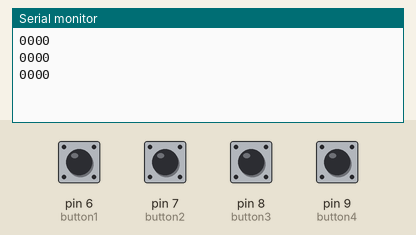
Bench run of a sketch on a simulated Arduino Uno, built with avr-gcc and run on an emulated ATmega328P. Shown: the last lines printed to the serial monitor. The test bench sets the inputs (shaded band); at power-on: pin 6 (button1), pin 7 (button2), pin 8 (button3), pin 9 (button4) LOW.

Above: at 2.8 s.
2.9 s: pin 6 (button1) pulled HIGH for 1.2 s
At 3.9 s:
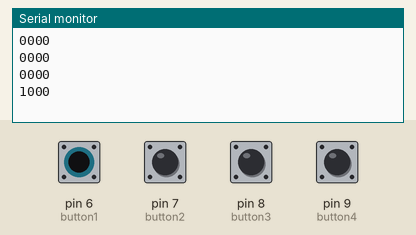
5.6 s: pin 7 (button2) pulled HIGH for 1.2 s
At 7.0 s:
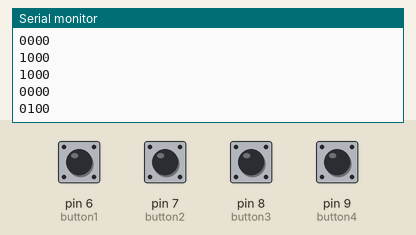
8.3 s: pin 8 (button3) pulled HIGH for 1.2 s
At 10.0 s:
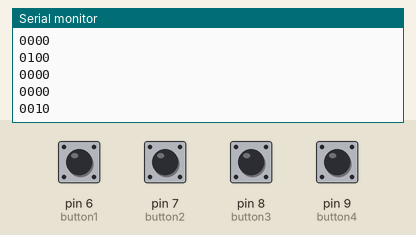
11.0 s: pin 9 (button4) pulled HIGH for 1.2 s
At 12.1 s:
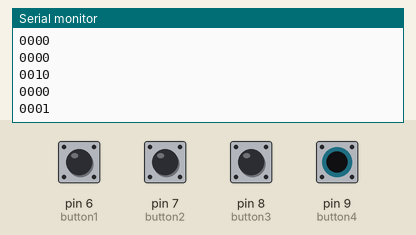
Timing chart, 0 to 14.0 s (numbered marks = the images above; inputs shaded):
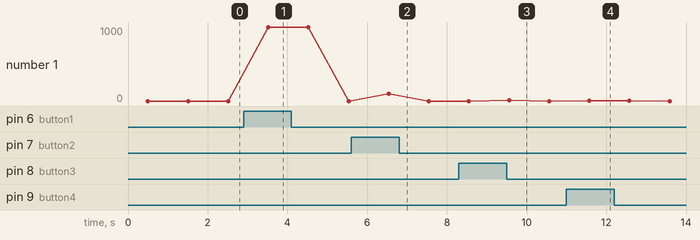

Measured:
- after the input at 2.9 s, the serial monitor: prints a new line after 0.62 s (image 1)
- after the input at 5.6 s, the serial monitor: prints a new line after 0.94 s (image 2)
- after the input at 8.3 s, the serial monitor: prints a new line after 1.3 s (image 3)
- after the input at 11.0 s, the serial monitor: prints a new line after 0.58 s (image 4)

The sketch:

Screen_Reflect.ino
```cpp
 #include <SoftwareSerial.h>
SoftwareSerial Bluetooth(4,5); // RX | TX
int button1= 6;	 //button connected at D6
int button2= 7;	//button connected at D7
int button3= 8;	//button connected at D8
int button4= 9;	//button connected at D9


void setup()
{
  Serial.begin(9600);
  Bluetooth.begin(9600);	 //bluetooth communication
  pinMode(button1,INPUT);	// button as input
  pinMode(button2,INPUT);	// button as input
  pinMode(button3,INPUT);	// button as input
  pinMode(button4,INPUT);	// button as input


}

void loop()
{

   int sensor_value1= digitalRead(button1);// reading the values
   int sensor_value2= digitalRead(button2);// reading the values
   int sensor_value3= digitalRead(button3);// reading the values
   int sensor_value4= digitalRead(button4);// reading the values
   delay(500);

   Serial.print(sensor_value1);	//display on serial monitor
   Serial.print(sensor_value2); 	//display on serial monitor
   Serial.print(sensor_value3); 	//display on serial monitor
   Serial.println(sensor_value4); 	//display on serial monitor

   Bluetooth.print(sensor_value1);// send the data through bluetooth
   Bluetooth.print(sensor_value2);// send the data through bluetooth
   Bluetooth.print(sensor_value3);// send the data through bluetooth
   Bluetooth.println(sensor_value4);// send the data through bluetooth
  delay(500);

}
```
